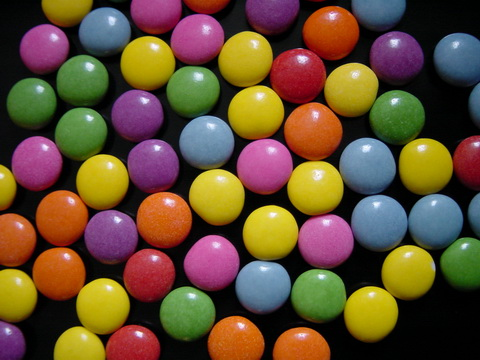
#> input picture PARCIAL_2_JET/colors.jpg, 480 x 360 px
$ python -i funcopy.py   (imports and definitions only)
#> lines starting #> are read from the running program, lines starting #| are printed output that depends on the picture; after the words box and inside, x2 and y2 are one past the last pixel; in counts of white or black regions, pixels touching at a corner belong together
#> further down, picture is the input picture: shape (360, 480, 3); mean B, G, R 49.7, 76.7, 100.3
import cv2
import numpy as np
#from matplotlib import matplotlib.pyplot as plt

#from google.colab.patches import cv2_imshow
import cv2
import argparse


class detect_color():

  def __init__(self, img):
    #self.img = cv2.imread(img)
    self.img = img
    self.original = img
    self.img = np.array(self.img, dtype=np.uint8)
    self.img = np.array(self.img, dtype=np.uint8)
    self.img = cv2.cvtColor(self.img,  cv2.COLOR_BGR2RGB) #Cambia el orden de los canales
    self.imgHsv = cv2.cvtColor(self.img,  cv2.COLOR_BGR2HSV)
#> self.imgHsv: shape (360, 480, 3); mean H, S, V 84.3, 164.3, 111.6

  def Corte(self, color):
#> called with color = 1
    if(color == 1):
      verde1 = np.array([40,100,20], np.uint8)
      verde2 = np.array([80,255,255], np.uint8)

      mask1 = cv2.inRange(self.imgHsv, verde1, verde2)
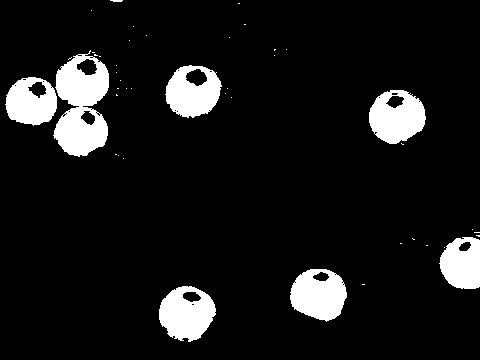
#> mask1: shape (360, 480); 9.3% white; 44 white regions (36 under 20 px), largest, box (x1, y1, x2, y2) and area: (53, 50, 109, 157) 3847, (159, 286, 216, 342) 2215, (369, 90, 426, 144) 2188
      maskverde = cv2.bitwise_and(self.imgHsv, self.imgHsv, mask = mask1)
#> maskverde: shape (360, 480, 3); mean H, S, V 6.5, 14.7, 10.8

      kernel = np.ones((7,7),np.uint8)

      img_hole = mask1 - np.random.randint(2,size=(mask1.shape[0],mask1.shape[1]),dtype=np.uint8)*255
      img_hole_removed = cv2.erode(cv2.dilate(img_hole,kernel),kernel)
#> img_hole_removed: shape (360, 480); values 1 (black) and 255 (white), 9.3% white; 25 white regions (18 under 20 px), largest, box (x1, y1, x2, y2) and area: (5, 50, 109, 157) 5786, (159, 286, 216, 341) 2216, (369, 90, 426, 145) 2205

      img_noise = img_hole_removed + np.random.randint(2,size=(img_hole_removed.shape[0],img_hole_removed.shape[1]),dtype=np.uint8)*255
      kernel = np.ones((7,7),np.uint8)
      mask2 = cv2.dilate(cv2.erode(img_noise,kernel),kernel)
      maskverde = cv2.bitwise_and(self.imgHsv, self.imgHsv, mask = mask2)
#> maskverde: shape (360, 480, 3); mean H, S, V 6.4, 14.6, 10.7
      SoloVerde = cv2.cvtColor(maskverde,  cv2.COLOR_HSV2RGB)
      img_color_detected = SoloVerde
      self.verde = SoloVerde

    if(color == 2):
      amarillo1 = np.array([25,0,20], np.uint8)
      amarillo2 = np.array([35,255,255], np.uint8)

      #amarillo1 = np.array([25,103,255], np.uint8)
      #amarillo2 = np.array([35,20,155], np.uint8)

      mask_a_1 = cv2.inRange(self.imgHsv, amarillo1, amarillo2)
      maskamarilla = cv2.bitwise_and(self.imgHsv, self.imgHsv, mask = mask_a_1)

      #kernel = np.ones((7,7),np.uint8)
      kernel = np.ones((7,7),np.uint8)
      img_hole_a = mask_a_1 - np.random.randint(2,size=(mask_a_1.shape[0],mask_a_1.shape[1]),dtype=np.uint8)*255
      img_hole_removed_a = cv2.erode(cv2.dilate(img_hole_a,kernel),kernel)

      img_noise_a = img_hole_removed_a + np.random.randint(2,size=(img_hole_removed_a.shape[0],img_hole_removed_a.shape[1]),dtype=np.uint8)*255
      kernel = np.ones((7,7),np.uint8)
      mask_a_2 = cv2.dilate(cv2.erode(img_noise_a,kernel),kernel)
      maskamarilla = cv2.bitwise_and(self.imgHsv, self.imgHsv, mask = mask_a_2)
      Soloamarilla = cv2.cvtColor(maskamarilla,  cv2.COLOR_HSV2RGB)
      img_color_detected = Soloamarilla
      self.amarilla = Soloamarilla


    if(color == 3):

      violeta1 = np.array([145,100,0], np.uint8)
      violeta2 = np.array([170,255,200], np.uint8)

      mask_vio_1 = cv2.inRange(self.imgHsv, violeta1, violeta2)
      maskverde = cv2.bitwise_and(self.imgHsv, self.imgHsv, mask = mask_vio_1)


      img_noise_v = mask_vio_1 + np.random.randint(2,size=(mask_vio_1.shape[0],mask_vio_1.shape[1]),dtype=np.uint8)*255

      kernel = np.ones((7,7),np.uint8)

      img_noise_removed_v = cv2.dilate(cv2.erode(img_noise_v,kernel),kernel)


      img_hole_v = img_noise_removed_v - np.random.randint(2,size=(img_noise_removed_v.shape[0],img_noise_removed_v.shape[1]),dtype=np.uint8)*255


      img_hole_removed_v = cv2.erode(cv2.dilate(img_hole_v,kernel),kernel)

      img_noise_v = img_hole_removed_v + np.random.randint(2,size=(img_hole_removed_v.shape[0],img_hole_removed_v.shape[1]),dtype=np.uint8)*255
      kernel = np.ones((7,7),np.uint8)
      mask_vio_2 = cv2.dilate(cv2.erode(img_noise_v,kernel),kernel)
      maskvioleta = cv2.bitwise_and(self.imgHsv, self.imgHsv, mask = mask_vio_2)
      SoloVioleta = cv2.cvtColor(maskvioleta,  cv2.COLOR_HSV2RGB)
      img_color_detected = SoloVioleta
      self.morado = SoloVioleta
    return img_color_detected


  def Conteo_total(self):
     #Deteccion de color VERDE ###############################################
      verde_deteccion = self.Corte(1)
      verde_conteo = verde_deteccion

      #Transformacion del espacio de color bgr a gray y extraccion de bordes
      grises_verdes = cv2.cvtColor(verde_deteccion, cv2.COLOR_BGR2GRAY)
      bordes_verdes =  cv2.Canny(grises_verdes, 10, 631)
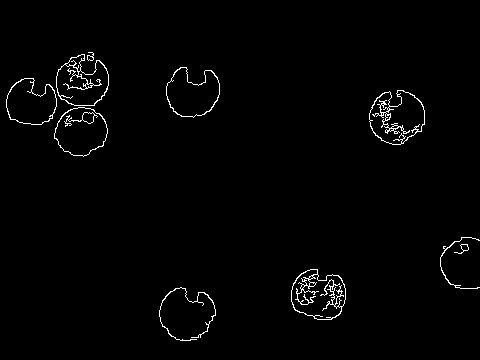
#> bordes_verdes: shape (360, 480); 1.5% white in thin lines or dots, all inside (x1, y1, x2, y2) = (6, 52, 480, 341)

      ctns, _ = cv2.findContours(bordes_verdes, cv2.RETR_EXTERNAL,cv2.CHAIN_APPROX_SIMPLE)
#> ctns = 10 contours; largest, box (x1, y1, x2, y2) and area: (369, 90, 425, 145) 2140, (291, 269, 346, 320) 2070, (54, 107, 108, 157) 1931, (56, 54, 109, 106) 1855, (166, 67, 220, 118) 1838
      #cv2.drawContours(verde, ctns, -1, (0,0,255), 2)
      color = (255,255,255)
      #print('Número de contornos encontrados: ', len(ctns))
      texto = 'Verdes: '+ str(len(ctns))
#> texto = 'Verdes: 10'
      cv2.putText(verde_conteo, texto, (10,50), cv2.FONT_ITALIC, 2,
        color, 2, cv2.LINE_AA)
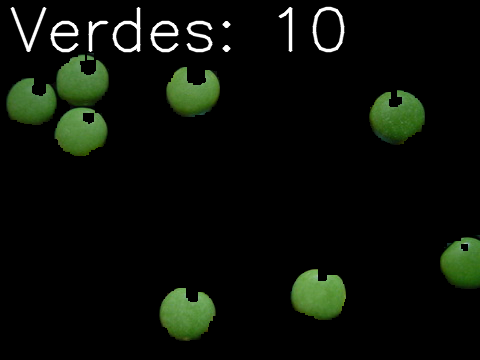
#> verde_conteo: shape (360, 480, 3); mean B, G, R 8, 14.3, 10.1

      #Deteccion de color AMARILLO#############################################
      amarillo_deteccion = self.Corte(2)
#> in Corte (call 2), `mask_a_1 = cv2.inRange(self.imgHsv, amarillo1, amarillo2)`: mask_a_1: shape (360, 480); 0.23% white in thin lines or dots, all inside (x1, y1, x2, y2) = (36, 4, 480, 299)
#> in Corte (call 2), `maskamarilla = cv2.bitwise_and(self.imgHsv, self.imgHsv, mask = mask_a..`: maskamarilla: shape (360, 480, 3); mean H, S, V 0.1, 0.2, 0.2
#> in Corte (call 2), `mask_a_2 = cv2.dilate(cv2.erode(img_noise_a,kernel),kernel)`: mask_a_2: shape (360, 480); every value is 0
#> in Corte (call 2), `maskamarilla = cv2.bitwise_and(self.imgHsv, self.imgHsv, mask = mask_a..`: maskamarilla: shape (360, 480, 3); every value is 0
      amarillo_conteo = amarillo_deteccion

      #Transformacion del espacio de color bgr a gray y extraccion de bordes
      grises_amarillo = cv2.cvtColor(amarillo_deteccion, cv2.COLOR_BGR2GRAY)
      bordes_amarillo =  cv2.Canny(grises_amarillo, 10, 420)

      ctns2, _ = cv2.findContours(bordes_amarillo, cv2.RETR_EXTERNAL,cv2.CHAIN_APPROX_SIMPLE)
#> ctns2 = []
      #cv2.drawContours(verde, ctns, -1, (0,0,255), 2)
      color = (255,255,255)
      #print('Número de contornos encontrados: ', len(ctns))
      texto = 'Amarillos: '+ str(len(ctns2))
#> texto = 'Amarillos: 0'
      cv2.putText(amarillo_conteo, texto, (10,50), cv2.FONT_ITALIC, 2,
        color, 2, cv2.LINE_AA)
#> amarillo_conteo: shape (360, 480, 3); min 0, max 255, mean 4.1

      #Deteccion de color VIOLETA###############################################
      violeta_deteccion = self.Corte(3)
#> call 3 of Corte, with color = 3
#> in Corte (call 3), `mask_vio_1 = cv2.inRange(self.imgHsv, violeta1, violeta2)`: mask_vio_1: shape (360, 480); 6.5% white; 573 white regions (558 under 20 px), largest, box (x1, y1, x2, y2) and area: (110, 89, 166, 136) 1906, (369, 27, 426, 80) 1873, (81, 209, 140, 259) 1810
#> in Corte (call 3), `maskverde = cv2.bitwise_and(self.imgHsv, self.imgHsv, mask = mask_vio_1)`: maskverde: shape (360, 480, 3); mean H, S, V 10, 9.9, 6.5
#> in Corte (call 3), `img_noise_v = mask_vio_1 + np.random.randint(2,size=(mask_vio_1.shape[..`:
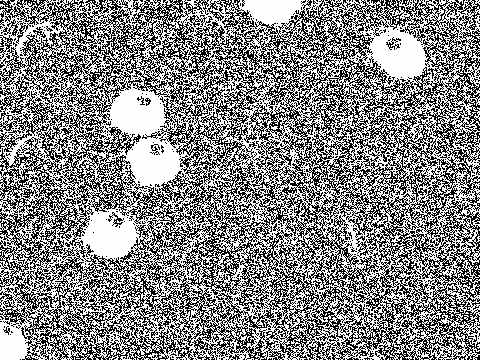
#> img_noise_v: shape (360, 480); min 0, max 255, mean 136
#> in Corte (call 3), `img_noise_removed_v = cv2.dilate(cv2.erode(img_noise_v,kernel),kernel)`: img_noise_removed_v: shape (360, 480); values 0 (black) and 254 (white), 5.2% white; 8 white regions, largest, box (x1, y1, x2, y2) and area: (110, 89, 164, 134) 1862, (371, 33, 425, 77) 1755, (127, 139, 180, 186) 1724
#> in Corte (call 3), `maskvioleta = cv2.bitwise_and(self.imgHsv, self.imgHsv, mask = mask_vi..`: maskvioleta: shape (360, 480, 3); mean H, S, V 8.1, 7.8, 6
      violeta_conteo = violeta_deteccion

      #Transformacion del espacio de color bgr a gray y extraccion de bordes
      grises_violeta = cv2.cvtColor(violeta_deteccion, cv2.COLOR_BGR2GRAY)
      bordes_violeta =  cv2.Canny(grises_violeta, 0, 150)
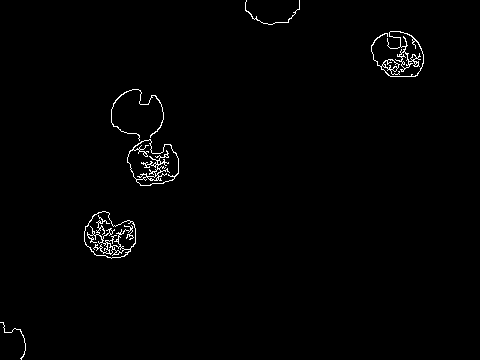
#> bordes_violeta: shape (360, 480); 1.1% white in thin lines or dots, all inside (x1, y1, x2, y2) = (0, 0, 424, 360)

      ctns3, _ = cv2.findContours(bordes_violeta, cv2.RETR_EXTERNAL,cv2.CHAIN_APPROX_SIMPLE)
#> ctns3 = 6 contours, 2 with area under 20; largest, box (x1, y1, x2, y2) and area: (84, 211, 136, 259) 1712, (127, 139, 179, 186) 1658, (371, 31, 424, 77) 334, (111, 89, 164, 141) 34
      #cv2.drawContours(verde, ctns, -1, (0,0,255), 2)
      color = (255,255,255)
      #print('Número de contornos encontrados: ', len(ctns))
      texto = 'Violetas: '+ str(len(ctns3))
#> texto = 'Violetas: 6'
      cv2.putText(violeta_conteo, texto, (10,50), cv2.FONT_ITALIC, 2,
        color, 2, cv2.LINE_AA)
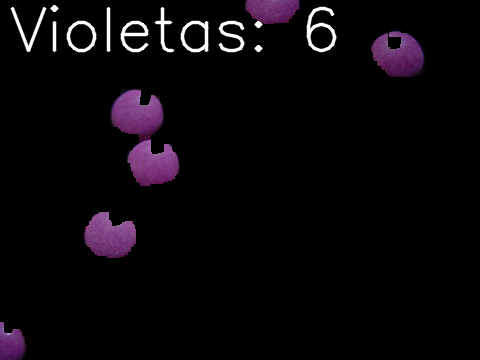
#> violeta_conteo: shape (360, 480, 3); mean B, G, R 9.7, 6.5, 9.5

      verde_con = cv2.cvtColor(verde_conteo,  cv2.COLOR_RGB2BGR)
      amarillo_con = cv2.cvtColor(amarillo_conteo,  cv2.COLOR_RGB2BGR)
      violeta_con = cv2.cvtColor(violeta_conteo,  cv2.COLOR_RGB2BGR)


      imgs = np.hstack([ self.original ,verde_con, amarillo_con, violeta_con])
      imgs = cv2.resize(imgs, (300*4, 200))
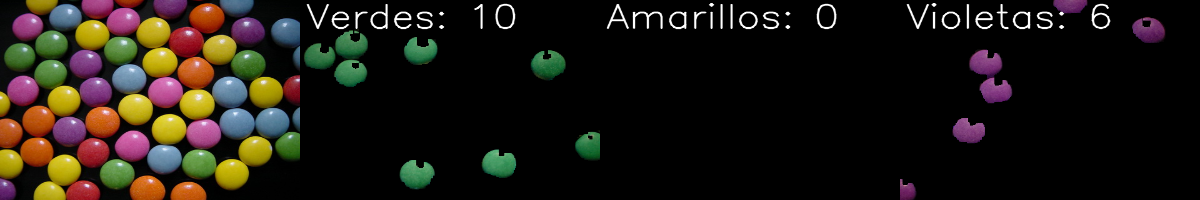
#> imgs: shape (200, 1200, 3); mean B, G, R 18.3, 25.4, 30.5


      # Mostrar múltiples
      cv2.imshow("main", imgs)


>>> import cv2
>>> picture = cv2.imread('colors.jpg')
>>> result = detect_color(picture).Conteo_total()
